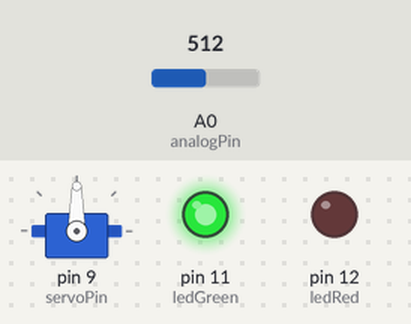
A sketch run on a simulated Arduino Uno, built with avr-gcc and run on an emulated ATmega328P. Parts: servo, output pins drawn as LEDs (lit = HIGH). The inputs (shaded band) are chosen by the test bench; at power-on: A0 (analogPin) = 512.

Above: at 1.2 s.
1.3 s: A0 (analogPin) set to 716
At 2.5 s:
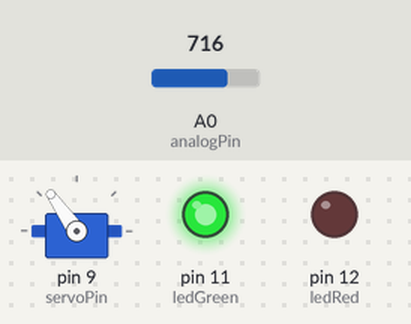
2.8 s: A0 (analogPin) set to 900
At 3.6 s:
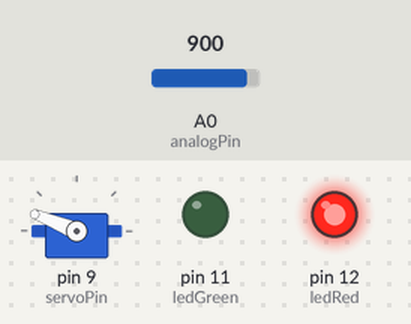
4.3 s: A0 (analogPin) set to 1023
At 5.1 s:
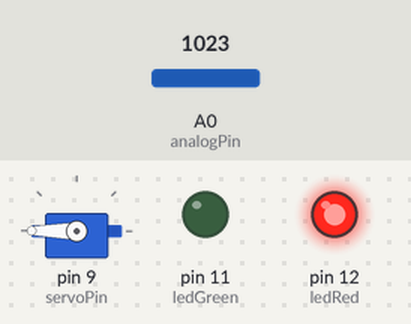
5.8 s: A0 (analogPin) set to 306
At 7.0 s:
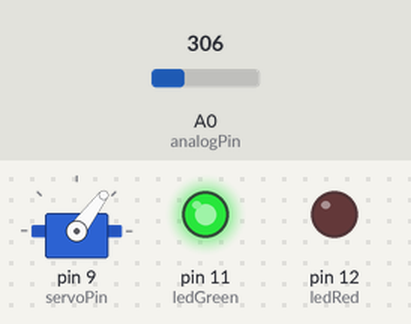
7.3 s: A0 (analogPin) set to 140
At 8.7 s:
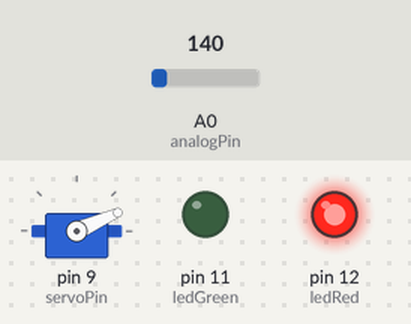
Timing chart, 0 to 9.8 s (numbered marks = the images above; inputs shaded):
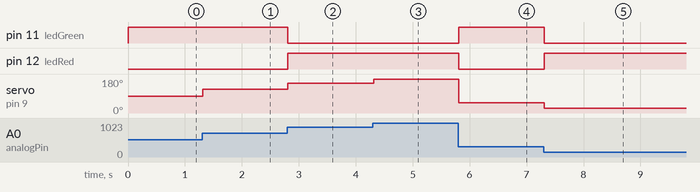

The sketch:

Servo_Led.ino
```cpp
#include <Servo.h>

Servo myservo;
const int analogPin = A0;
const int servoPin = 9;
const int ledRed = 12;
const int ledGreen = 11;

int pos = 0;

void setup() {
  myservo.attach(servoPin);
  pinMode(ledRed, OUTPUT);
  pinMode(ledGreen, OUTPUT);
}

void loop() {
  int analogVal = analogRead(analogPin);
  int mVal = map(analogVal, 0, 1023, 0, 180);
  pos = mVal;
  myservo.write(pos);
  if (pos >= 30 && pos <= 150){     // 정상범위(30~150)이면 초록색 led 점등
    digitalWrite(ledGreen, HIGH);
    digitalWrite(ledRed, LOW);
  } else {                          // 정상범위 벗어날 경우 빨간색 led 점등
    digitalWrite(ledRed, HIGH);
    digitalWrite(ledGreen, LOW);
  }
  delay(15);
}
```

Measured:
- after the input at 1.3 s, servo on pin 9 (servoPin): 90° → 125° at once
- after the input at 2.8 s, pin 11 (ledGreen): HIGH → LOW at once; pin 12 (ledRed): LOW → HIGH at once; servo on pin 9 (servoPin): 125° → 158° at once
- after the input at 4.3 s, servo on pin 9 (servoPin): 158° → 180° at once
- after the input at 5.8 s, pin 11 (ledGreen): LOW → HIGH at once; pin 12 (ledRed): HIGH → LOW at once; servo on pin 9 (servoPin): 180° → 53° at once
- after the input at 7.3 s, pin 11 (ledGreen): HIGH → LOW at once; pin 12 (ledRed): LOW → HIGH at once; servo on pin 9 (servoPin): 53° → 24° at once
